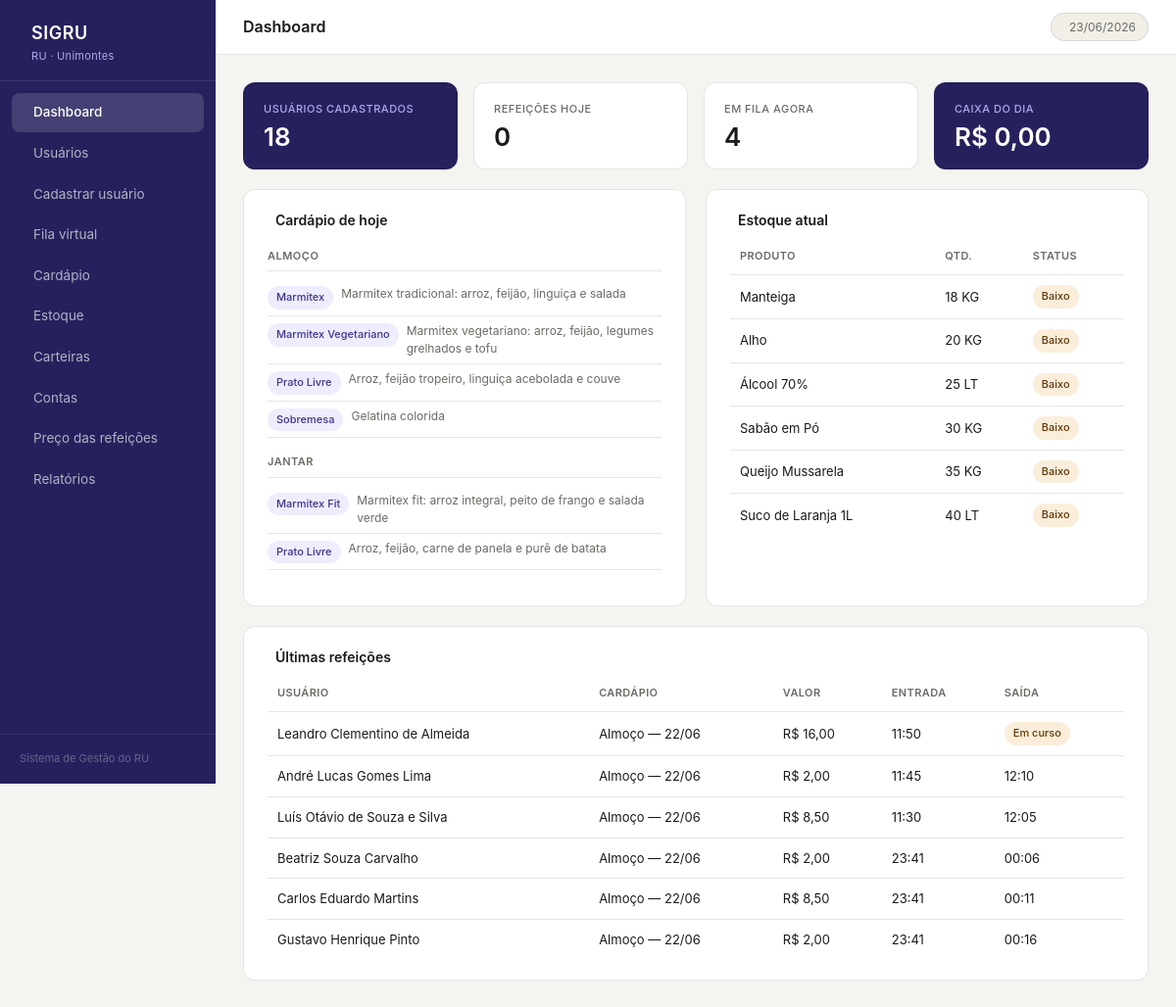
The page / on the database its author committed.
### tables this page shows
CREATE TABLE itens_cardapio (
    id_itens_cardapio INT(6) UNSIGNED AUTO_INCREMENT,
    id_cardapio       INT(6) UNSIGNED NOT NULL,
    id_tipo           INT(6) UNSIGNED NOT NULL,
    descricao         VARCHAR(200) NULL,
    PRIMARY KEY (id_itens_cardapio),
    CONSTRAINT fk_itenscardapio_cardapio FOREIGN KEY (id_cardapio)
        REFERENCES cardapio (id_cardapio),
    CONSTRAINT fk_itenscardapio_tipo FOREIGN KEY (id_tipo)
        REFERENCES itens_cardapio_tipo (id_tipo)
);

CREATE TABLE itens_cardapio_tipo (
    id_tipo       INT(6) UNSIGNED AUTO_INCREMENT,
    descricao     VARCHAR(50) NOT NULL,
    PRIMARY KEY (id_tipo)
);

CREATE TABLE estoque (
    id_estoque       INT(6) UNSIGNED AUTO_INCREMENT,
    quantidade       INT(8) UNSIGNED NOT NULL,
    data_atualizacao DATETIME NOT NULL,
    id_produto       INT(6) UNSIGNED NOT NULL,
    PRIMARY KEY (id_estoque),
    CONSTRAINT fk_estoque_produto FOREIGN KEY (id_produto)
        REFERENCES produto (id_produto)
);

CREATE TABLE produto (
    id_produto      INT(6) UNSIGNED AUTO_INCREMENT,
    nome_produto    VARCHAR(100) NOT NULL,
    unidade_medida  VARCHAR(2) NOT NULL,
    id_tipo_produto INT(3) UNSIGNED NOT NULL,
    PRIMARY KEY (id_produto),
    CONSTRAINT fk_produto_tipo FOREIGN KEY (id_tipo_produto)
        REFERENCES tipo_produto (id_tipo)
);

CREATE TABLE refeicao (
    id_refeicao          INT(8) UNSIGNED AUTO_INCREMENT,
    id_usuario           INT(6) UNSIGNED NOT NULL,
    id_itens_cardapio    INT(6) UNSIGNED NOT NULL,
    id_categoria_valores INT(6) UNSIGNED NOT NULL,
    valor                DECIMAL(8,2) NOT NULL,
    horario_entrada      DATETIME NOT NULL,
    horario_saida        DATETIME NULL,
    PRIMARY KEY (id_refeicao),
    CONSTRAINT fk_refeicao_usuario FOREIGN KEY (id_usuario)
        REFERENCES usuario (id_usuario),
    CONSTRAINT fk_refeicao_itenscardapio FOREIGN KEY (id_itens_cardapio)
        REFERENCES itens_cardapio (id_itens_cardapio),
    CONSTRAINT fk_refeicao_categoriavalores FOREIGN KEY (id_categoria_valores)
        REFERENCES itens_cardapio_tipo_categorias_valores (id_categoria_valores)
);

CREATE TABLE usuario (
    id_usuario    INT(6) UNSIGNED AUTO_INCREMENT,
    matricula     INT(11) UNSIGNED NOT NULL,
    nome_completo VARCHAR(100) NOT NULL,
    id_categoria  INT(3) UNSIGNED NOT NULL,
    id_bairro     INT(6) UNSIGNED NOT NULL,
    endereco      VARCHAR(100) NOT NULL,
    PRIMARY KEY (id_usuario),
    CONSTRAINT fk_usuario_categoria FOREIGN KEY (id_categoria)
        REFERENCES categoria_usuario (id_categoria),
    CONSTRAINT fk_usuario_bairro FOREIGN KEY (id_bairro)
        REFERENCES bairro (id_bairro)
);

CREATE TABLE cardapio (
    id_cardapio   INT(6) UNSIGNED AUTO_INCREMENT,
    data_servico  DATETIME NOT NULL,
    turno         VARCHAR(20) NOT NULL,
    PRIMARY KEY (id_cardapio)
);

### index.php (the view, shortened to what this page needs)
<?php
require_once 'includes/header.php';
$conn = getConnection();
$total_usuarios = $conn->query("SELECT COUNT(*) AS n FROM usuario")->fetch_assoc()['n'];
$refeicoes_hoje = $conn->query("SELECT COUNT(*) AS n FROM refeicao WHERE DATE(horario_entrada) = CURDATE()")->fetch_assoc()['n'];
$fila_espera    = $conn->query("SELECT COUNT(*) AS n FROM itens_fila WHERE situacao = 'em espera'")->fetch_assoc()['n'];
$caixa_hoje     = $conn->query("SELECT COALESCE(SUM(valor),0) AS v FROM refeicao WHERE DATE(horario_entrada) = CURDATE()")->fetch_assoc()['v'];
$ultimas_refeicoes = $conn->query("
    SELECT u.nome_completo, ca.turno, ca.data_servico, r.valor,
           r.horario_entrada, r.horario_saida
    FROM refeicao r
    JOIN usuario u ON u.id_usuario = r.id_usuario
    JOIN itens_cardapio ic ON ic.id_itens_cardapio = r.id_itens_cardapio
    JOIN cardapio ca ON ca.id_cardapio = ic.id_cardapio
    ORDER BY r.horario_entrada DESC LIMIT 6
");
$estoque = $conn->query("
    SELECT p.nome_produto, p.unidade_medida, e.quantidade
    FROM estoque e
    JOIN produto p ON p.id_produto = e.id_produto
    ORDER BY e.quantidade ASC LIMIT 6
");
$cardapio_dia = $conn->query("
    SELECT ca.turno, ict.descricao AS tipo_item, ic.descricao AS detalhe
    FROM cardapio ca
    JOIN itens_cardapio ic ON ic.id_cardapio = ca.id_cardapio
    JOIN itens_cardapio_tipo ict ON ict.id_tipo = ic.id_tipo
    WHERE DATE(ca.data_servico) = CURDATE()
    ORDER BY ca.turno, ict.descricao
");
$cardapio_agrupado = [];
while ($c = $cardapio_dia->fetch_assoc()) {
    $cardapio_agrupado[$c['turno']][] = $c;
}
?>
<div class="metric-grid">
    <div class="metric-card accent">
        <div class="metric-label">Usuários cadastrados</div>
        <div class="metric-value"><?= $total_usuarios ?></div>
    </div>
    <div class="metric-card">
        <div class="metric-label">Refeições hoje</div>
        <div class="metric-value"><?= $refeicoes_hoje ?></div>
    </div>
    <div class="metric-card">
        <div class="metric-label">Em fila agora</div>
        <div class="metric-value"><?= $fila_espera ?></div>
    </div>
    <div class="metric-card accent">
        <div class="metric-label">Caixa do dia</div>
        <div class="metric-value">R$ <?= number_format($caixa_hoje, 2, ',', '.') ?></div>
    </div>
</div>
<div style="display:grid;grid-template-columns:1fr 1fr;gap:1.25rem">
    <div class="card" style="margin-bottom:0">
        <div class="card-title"><i class="ti ti-clipboard-list"></i> Cardápio de hoje</div>
        <?php if (empty($cardapio_agrupado)): ?>
            <p class="text-muted">Nenhum cardápio cadastrado para hoje.</p>
        <?php else: ?>
            <?php foreach ($cardapio_agrupado as $turno => $itens): ?>
                <div style="margin-bottom:1rem">
                    <div style="font-size:11px;font-weight:600;text-transform:uppercase;letter-spacing:0.5px;
                                color:var(--text-muted);margin-bottom:8px;padding-bottom:6px;
                                border-bottom:1px solid var(--border)">
                        <?= htmlspecialchars($turno) ?>
                    </div>
                    <?php foreach ($itens as $item): ?>
                        <div style="display:flex;align-items:flex-start;gap:8px;padding:6px 0;
                                    border-bottom:1px solid var(--border)">
                            <span class="pill pill-purple" style="flex-shrink:0;margin-top:1px">
                                <?= htmlspecialchars($item['tipo_item']) ?>
                            </span>
                            <?php if ($item['detalhe']): ?>
                                <span style="font-size:12px;color:var(--text-muted);line-height:1.5">
                                    <?= htmlspecialchars($item['detalhe']) ?>
                                </span>
                            <?php endif; ?>
                        </div>
                    <?php endforeach; ?>
                </div>
            <?php endforeach; ?>
        <?php endif; ?>
    </div>
    <div class="card" style="margin-bottom:0">
        <div class="card-title"><i class="ti ti-package"></i> Estoque atual</div>
        <div class="table-wrap">
            <table>
                <thead>
                    <tr><th>Produto</th><th>Qtd.</th><th>Status</th></tr>
                </thead>
                <tbody>
                    <?php while ($e = $estoque->fetch_assoc()): ?>
                    <tr>
                        <td><?= htmlspecialchars($e['nome_produto']) ?></td>
                        <td><?= $e['quantidade'] ?> <?= htmlspecialchars($e['unidade_medida']) ?></td>
                        <td>
                            <?php if ($e['quantidade'] < 80): ?>
                                <span class="pill pill-amber">Baixo</span>
                            <?php else: ?>
                                <span class="pill pill-green">OK</span>
                            <?php endif; ?>
                        </td>
                    </tr>
                    <?php endwhile; ?>
                </tbody>
            </table>
        </div>
    </div>
</div>
<div class="card" style="margin-top:1.25rem">
    <div class="card-title"><i class="ti ti-tools-kitchen-2"></i> Últimas refeições</div>
    <div class="table-wrap">
        <table>
            <thead>
                <tr>
                    <th>Usuário</th>
                    <th>Cardápio</th>
                    <th>Valor</th>
                    <th>Entrada</th>
                    <th>Saída</th>
                </tr>
            </thead>
            <tbody>
                <?php while ($r = $ultimas_refeicoes->fetch_assoc()): ?>
                <tr>
                    <td><?= htmlspecialchars($r['nome_completo']) ?></td>
                    <td><?= htmlspecialchars($r['turno']) ?> — <?= date('d/m', strtotime($r['data_servico'])) ?></td>
                    <td>R$ <?= number_format($r['valor'], 2, ',', '.') ?></td>
                    <td><?= date('H:i', strtotime($r['horario_entrada'])) ?></td>
                    <td>
                        <?php if ($r['horario_saida']): ?>
                            <?= date('H:i', strtotime($r['horario_saida'])) ?>
                        <?php else: ?>
                            <span class="pill pill-amber">Em curso</span>
                        <?php endif; ?>
                    </td>
                </tr>
                <?php endwhile; ?>
            </tbody>
        </table>
    </div>
</div>
<?php
require_once 'includes/footer.php';
?>

### includes/header.php (shortened to what this page needs)
<?php
$current_page = basename($_SERVER['PHP_SELF'], '.php');
$pages = [
    'index'      => ['label' => 'Dashboard',         'icon' => 'ti-layout-dashboard'],
    'usuarios'   => ['label' => 'Usuários',           'icon' => 'ti-users'],
    'cadastro'   => ['label' => 'Cadastrar usuário',  'icon' => 'ti-user-plus'],
    'fila'       => ['label' => 'Fila virtual',       'icon' => 'ti-list-numbers'],
    'cardapio'   => ['label' => 'Cardápio',           'icon' => 'ti-clipboard-list'],
    'estoque'    => ['label' => 'Estoque',            'icon' => 'ti-package'],
    'carteiras'  => ['label' => 'Carteiras',          'icon' => 'ti-wallet'],
    'contas'     => ['label' => 'Contas',             'icon' => 'ti-receipt'],
    'precos'     => ['label' => 'Preço das refeições','icon' => 'ti-currency-dollar'],
    'relatorios' => ['label' => 'Relatórios',         'icon' => 'ti-chart-bar'],
];
$page_title = $pages[$current_page]['label'] ?? 'SIGRU';
?>
<!DOCTYPE html>
<html lang="pt-BR">
<head>
    <link rel="stylesheet" href="https://cdn.jsdelivr.net/npm/@tabler/icons-webfont@3.10.0/dist/tabler-icons.min.css">
    <link rel="stylesheet" href="assets/css/style.css">
</head>
<body>
<div class="app-layout">
    <aside class="sidebar">
        <div class="sidebar-brand">
            <div>
                <span class="brand-name">SIGRU</span>
                <span class="brand-sub">RU · Unimontes</span>
            </div>
        </div>
        <nav class="sidebar-nav">
            <?php foreach ($pages as $file => $info): ?>
                <a href="<?= $file ?>.php" class="nav-item <?= $current_page === $file ? 'active' : '' ?>">
                    <span><?= $info['label'] ?></span>
                </a>
            <?php endforeach; ?>
        </nav>
        <div class="sidebar-footer">Sistema de Gestão do RU</div>
    </aside>
    <div class="main-wrapper">
        <header class="topbar">
            <h1 class="topbar-title"><?= htmlspecialchars($page_title) ?></h1>
            <span class="topbar-badge">
                <?= date('d/m/Y') ?>
            </span>
        </header>
        <main class="content">

### includes/footer.php
        </main>
    </div>
</div>
</body>
</html>

### assets/css/style.css (style rules this page uses)
*, *::before, *::after { box-sizing: border-box; margin: 0; padding: 0; }
:root { --purple-50: #EEEDFE; --purple-200: #AFA9EC; --purple-600: #534AB7; --purple-800: #3C3489; --purple-900: #26215C; --teal-50: #E1F5EE; --teal-600: #0F6E56; --teal-800: #085041; --amber-50: #FAEEDA; --amber-600: #854F0B; --amber-800: #633806; --red-50: #FCEBEB; --red-600: #A32D2D; --green-50: #EAF3DE; --green-800: #27500A; --gray-50: #F1EFE8; --gray-100: #D3D1C7; --gray-400: #888780; --gray-800: #444441; --bg: #F5F4F0; --surface: #FFFFFF; --border: rgba(0,0,0,0.10); --border-md: rgba(0,0,0,0.18); --text: #1A1A18; --text-muted:#6B6A65; --radius-md: 8px; --radius-lg: 12px; --sidebar-w: 220px; }
body { font-family: 'Inter', system-ui, -apple-system, sans-serif; background: var(--bg); color: var(--text); font-size: 14px; line-height: 1.6; }
.app-layout { display: flex; min-height: 100vh; }
.sidebar { width: var(--sidebar-w); background: var(--purple-900); display: flex; flex-direction: column; flex-shrink: 0; position: fixed; top: 0; left: 0; height: 100vh; z-index: 100; }
.sidebar-brand { display: flex; align-items: center; gap: 12px; padding: 1.25rem 1.25rem 1rem; border-bottom: 1px solid rgba(255,255,255,0.10); }
.brand-name { display: block; font-size: 18px; font-weight: 600; color: #fff; letter-spacing: 0.5px; }
.brand-sub { display: block; font-size: 11px; color: var(--purple-200); letter-spacing: 0.3px; }
.sidebar-nav { flex: 1; padding: 0.75rem 0.75rem; display: flex; flex-direction: column; gap: 2px; }
.nav-item { display: flex; align-items: center; gap: 10px; padding: 9px 12px; border-radius: var(--radius-md); color: rgba(255,255,255,0.65); text-decoration: none; font-size: 13.5px; transition: background 0.15s, color 0.15s; }
.nav-item.active { background: rgba(255,255,255,0.14); color: #fff; font-weight: 500; }
.sidebar-footer { padding: 1rem 1.25rem; font-size: 11px; color: rgba(255,255,255,0.30); border-top: 1px solid rgba(255,255,255,0.08); }
.main-wrapper { margin-left: var(--sidebar-w); flex: 1; display: flex; flex-direction: column; min-height: 100vh; }
.topbar { background: var(--surface); border-bottom: 1px solid var(--border); padding: 0 1.75rem; height: 56px; display: flex; align-items: center; justify-content: space-between; position: sticky; top: 0; z-index: 50; }
.topbar-title { font-size: 16px; font-weight: 600; color: var(--text); }
.topbar-badge { display: flex; align-items: center; gap: 6px; font-size: 12px; color: var(--text-muted); background: var(--gray-50); border: 1px solid var(--border); border-radius: 999px; padding: 4px 12px; }
.content { padding: 1.75rem; flex: 1; }
.card { background: var(--surface); border: 1px solid var(--border); border-radius: var(--radius-lg); padding: 1.25rem 1.5rem; margin-bottom: 1.25rem; }
.card-title { font-size: 14px; font-weight: 600; color: var(--text); margin-bottom: 1rem; display: flex; align-items: center; gap: 8px; }
.metric-grid { display: grid; grid-template-columns: repeat(auto-fit, minmax(150px, 1fr)); gap: 1rem; margin-bottom: 1.25rem; }
.metric-card { background: var(--surface); border: 1px solid var(--border); border-radius: var(--radius-lg); padding: 1.1rem 1.25rem; }
.metric-label { font-size: 11px; font-weight: 500; color: var(--text-muted); text-transform: uppercase; letter-spacing: 0.5px; margin-bottom: 6px; }
.metric-value { font-size: 26px; font-weight: 600; color: var(--text); line-height: 1.1; }
.metric-card.accent { background: var(--purple-900); }
.metric-card.accent .metric-label { color: var(--purple-200); }
.metric-card.accent .metric-value { color: #fff; }
.table-wrap { overflow-x: auto; }
table { width: 100%; border-collapse: collapse; font-size: 13px; }
thead th { text-align: left; font-size: 11px; font-weight: 600; text-transform: uppercase; letter-spacing: 0.4px; color: var(--text-muted); padding: 0 10px 10px; border-bottom: 1px solid var(--border); }
tbody td { padding: 10px; border-bottom: 1px solid var(--border); color: var(--text); vertical-align: middle; }
tbody tr:last-child td { border-bottom: none; }
.pill { display: inline-block; font-size: 11px; font-weight: 500; padding: 3px 9px; border-radius: 999px; }
.pill-purple { background: var(--purple-50); color: var(--purple-800); }
.pill-amber { background: var(--amber-50); color: var(--amber-800); }

### rows shown on the page
itens_cardapio: id_tipo.descricao "Marmitex", descricao "Marmitex tradicional: arroz, feijão, linguiça e salada"
itens_cardapio: id_tipo.descricao "Marmitex Vegetariano", descricao "Marmitex vegetariano: arroz, feijão, legumes grelhados e tofu"
itens_cardapio: id_tipo.descricao "Prato Livre", descricao "Arroz, feijão tropeiro, linguiça acebolada e couve"
itens_cardapio: id_tipo.descricao "Sobremesa", descricao "Gelatina colorida"
itens_cardapio: id_tipo.descricao "Marmitex Fit", descricao "Marmitex fit: arroz integral, peito de frango e salada verde"
itens_cardapio: id_tipo.descricao "Prato Livre", descricao "Arroz, feijão, carne de panela e purê de batata"
estoque: id_produto.nome_produto "Manteiga", quantidade "18", id_produto.unidade_medida "KG", shows "Baixo"
estoque: id_produto.nome_produto "Alho", quantidade "20", id_produto.unidade_medida "KG", shows "Baixo"
estoque: id_produto.nome_produto "Álcool 70%", quantidade "25", id_produto.unidade_medida "LT", shows "Baixo"
estoque: id_produto.nome_produto "Sabão em Pó", quantidade "30", id_produto.unidade_medida "KG", shows "Baixo"
estoque: id_produto.nome_produto "Queijo Mussarela", quantidade "35", id_produto.unidade_medida "KG", shows "Baixo"
estoque: id_produto.nome_produto "Suco de Laranja 1L", quantidade "40", id_produto.unidade_medida "LT", shows "Baixo"
refeicao: id_usuario.nome_completo "Leandro Clementino de Almeida", cardapio.turno "Almoço", cardapio.data_servico "22/06", valor "16,00", horario_entrada "11:50", shows "Em curso"
refeicao: id_usuario.nome_completo "André Lucas Gomes Lima", cardapio.turno "Almoço", cardapio.data_servico "22/06", valor "2,00", horario_entrada "11:45", horario_saida "12:10"
refeicao: id_usuario.nome_completo "Luís Otávio de Souza e Silva", cardapio.turno "Almoço", cardapio.data_servico "22/06", valor "8,50", horario_entrada "11:30", horario_saida "12:05"
refeicao: id_usuario.nome_completo "Beatriz Souza Carvalho", cardapio.turno "Almoço", cardapio.data_servico "22/06", valor "2,00", horario_entrada "23:41", horario_saida "00:06"
refeicao: id_usuario.nome_completo "Carlos Eduardo Martins", cardapio.turno "Almoço", cardapio.data_servico "22/06", valor "8,50", horario_entrada "23:41", horario_saida "00:11"
refeicao: id_usuario.nome_completo "Gustavo Henrique Pinto", cardapio.turno "Almoço", cardapio.data_servico "22/06", valor "2,00", horario_entrada "23:41", horario_saida "00:16"

### other values the page prints
$info['label'] "Dashboard"
$info['label'] "Usuários"
$info['label'] "Cadastrar usuário"
$info['label'] "Fila virtual"
$info['label'] "Cardápio"
$info['label'] "Estoque"
$info['label'] "Carteiras"
$info['label'] "Contas"
$info['label'] "Preço das refeições"
$info['label'] "Relatórios"
$page_title "Dashboard"
$total_usuarios "18"
$refeicoes_hoje "0"
$fila_espera "4"
$caixa_hoje "0,00"
